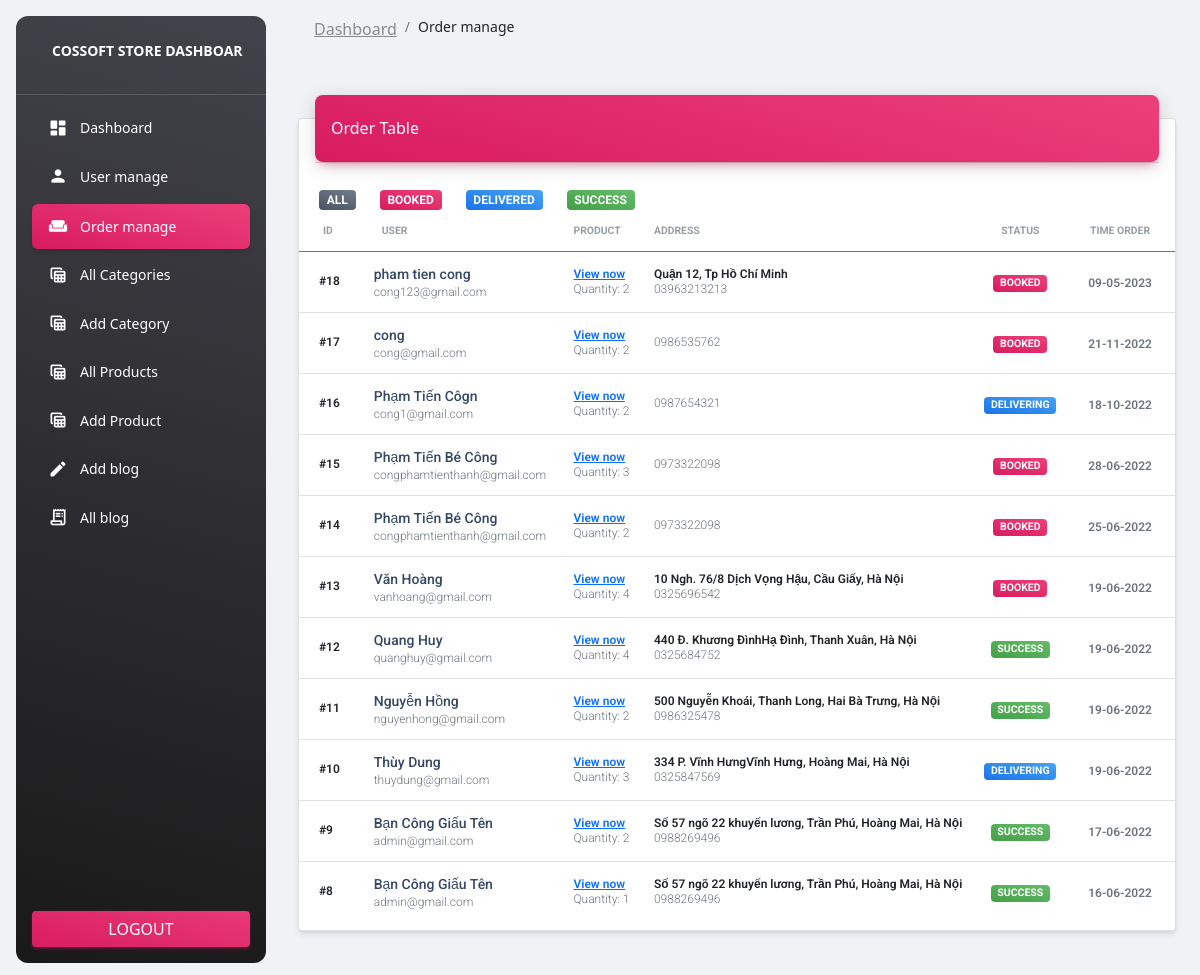
/souceCode/admin/order.php (signed in), run on the app's committed database.
### tables this page shows
CREATE TABLE `orders` (
  `id` bigint(20) NOT NULL,
  `user_id` int(11) NOT NULL,
  `status` int(11) NOT NULL DEFAULT '2',
  `created_at` timestamp NOT NULL DEFAULT CURRENT_TIMESTAMP
);

CREATE TABLE `users` (
  `id` int(11) NOT NULL,
  `name` varchar(191) NOT NULL,
  `email` varchar(191) NOT NULL,
  `phone` varchar(15) NOT NULL,
  `address` varchar(191) DEFAULT NULL,
  `password` varchar(191) NOT NULL,
  `role_as` tinyint(4) NOT NULL DEFAULT '0',
  `creat_at` timestamp NOT NULL DEFAULT CURRENT_TIMESTAMP
);

### souceCode/functions/myfunctions.php (called while the page is built, shortened)
<?php
include("../config/dbcon.php");
function getAllOrder($type = -1){
    global $conn;
    $getStatus = "1,2,3,4";
    $query =    "SELECT `orders`.*,COUNT(`order_detail`.`id`) as`quantity`,
                `users`.`name`,`users`.`email`,`users`.`phone`,`users`.`address` FROM`orders`
                JOIN `users` ON `orders`.`user_id` = `users`.`id`
                LEFT JOIN `order_detail` ON `order_detail`.`order_id` = `orders`.`id`
                WHERE`orders`.`status` IN($getStatus)
                GROUP BY `orders`.`id`
                ORDER BY `orders`.`id` DESC";
    return $query_run= mysqli_query($conn, $query);
}
?>

### souceCode/admin/order.php (the view, shortened to what this page needs)
<?php
include("../admin/includes/header.php");
$type = -1;
$orders = getAllOrder($type);
?>
<body>
    <div class="container-fluid">
        <div class="row">
            <div class="col-12">
                <div class="card my-4">
                    <div class="card-header p-0 position-relative mt-n4 mx-3 z-index-2">
                        <div class="bg-gradient-primary shadow-primary border-radius-lg pt-4 pb-3">
                            <h6 class="text-white text-capitalize ps-3">Order table</h6>
                        </div>
                    </div>
                    <div class="card-body px-0 pb-2">
                        <div class="table-responsive p-0">
                            <a href='./order.php' style="margin-left: 20px"><span class="badge badge-sm bg-gradient-secondary">All</span></a>
                            <a href='./order.php?type=2' style="margin-left: 20px"><span class="badge badge-sm bg-gradient-primary">Booked</span></a>
                            <a href='./order.php?type=3' style="margin-left: 20px"><span class='badge badge-sm bg-gradient-info'>Delivered</span></a>
                            <a href='./order.php?type=4' style="margin-left: 20px"><span class="badge badge-sm bg-gradient-success">Success</span></a>
                            <table class="table align-items-center mb-0">
                                <thead>
                                    <tr>
                                        <th class="text-uppercase text-secondary text-xxs font-weight-bolder opacity-7">ID</th>
                                        <th class="text-uppercase text-secondary text-xxs font-weight-bolder opacity-7">User</th>
                                        <th class="text-uppercase text-secondary text-xxs font-weight-bolder opacity-7 ps-2">Product</th>
                                        <th class="text-uppercase text-secondary text-xxs font-weight-bolder opacity-7 ps-2">Address</th>
                                        <th class="text-center text-uppercase text-secondary text-xxs font-weight-bolder opacity-7">Status</th>
                                        <th class="text-center text-uppercase text-secondary text-xxs font-weight-bolder opacity-7">Time order</th>
                                    </tr>
                                </thead>
                                <tbody>
                                <?php
                                foreach($orders as $order)
                                {
                                ?>
                                    <tr>
                                        <td>
                                            <p class="text-xs font-weight-bold mb-0">&nbsp &nbsp #<?= $order['id'] ?></p>
                                        </td>
                                        <td>
                                            <div class="d-flex px-2 py-1">
                                                <div class="d-flex flex-column justify-content-center">
                                                    <h6 class="mb-0 text-sm"><?= $order['name'] ?></h6>
                                                    <p class="text-xs text-secondary mb-0"><?= $order['email'] ?></p>
                                                </div>
                                            </div>
                                        </td>
                                        <td>
                                            <p class="text-xs font-weight-bold mb-0">
                                                <a href="./order-detail.php?id_order=<?= $order['id'] ?>">View now</a>
                                            </p>
                                            <p class="text-xs text-secondary mb-0">Quantity: <?= $order['quantity'] ?></p>
                                        </td>
                                        <td>
                                            <p class="text-xs font-weight-bold mb-0"><?= $order['address'] ?></p>
                                            <p class="text-xs text-secondary mb-0"><?= $order['phone'] ?></p>
                                        </td>
                                        <td class="align-middle text-center text-sm">
                                            <?php
                                                if ($order['status'] == 2){
                                                    echo '<span class="badge badge-sm bg-gradient-primary">Booked</span>';
                                                }else if ($order['status'] == 3){
                                                    echo '<span class="badge badge-sm bg-gradient-info">Delivering</span>';
                                                }else if ($order['status'] == 4){
                                                    echo '<span class="badge badge-sm bg-gradient-success">Success</span>';
                                                }
                                            ?>
                                        </td>
                                        <td class="align-middle text-center">
                                            <span class="text-secondary text-xs font-weight-bold">
                                                <?= date('d-m-Y', strtotime($order['created_at'])); ?>
                                            </span>
                                        </td>
                                    </tr>
                                <?php
                                }
                                ?>
                                </tbody>
                            </table>
                        </div>
                    </div>
                </div>
            </div>
        </div>
    </div>
</body>

### data on the page
orders: id "18", user.name "pham tien cong", user.email "cong123@gmail.com", quantity "2", user.address "Quận 12, Tp Hồ Chí Minh", user.phone "03963213213", status "BOOKED", created_at "09-05-2023"
orders: id "17", user.name "cong", user.email "cong@gmail.com", quantity "2", user.phone "0986535762", status "BOOKED", created_at "21-11-2022"
orders: id "16", user.name "Phạm Tiến Côgn", user.email "cong1@gmail.com", quantity "2", user.phone "0987654321", status "DELIVERING", created_at "18-10-2022"
orders: id "15", user.name "Phạm Tiến Bé Công", user.email "congphamtienthanh@gmail.com", quantity "3", user.phone "0973322098", status "BOOKED", created_at "28-06-2022"
orders: id "14", user.name "Phạm Tiến Bé Công", user.email "congphamtienthanh@gmail.com", quantity "2", user.phone "0973322098", status "BOOKED", created_at "25-06-2022"
orders: id "13", user.name "Văn Hoàng", user.email "vanhoang@gmail.com", quantity "4", user.address "10 Ngh. 76/8 Dịch Vọng Hậu, Cầu Giấy, Hà Nội", user.phone "0325696542", status "BOOKED", created_at "19-06-2022"
orders: id "12", user.name "Quang Huy", user.email "quanghuy@gmail.com", quantity "4", user.address "440 Đ. Khương ĐìnhHạ Đình, Thanh Xuân, Hà Nội", user.phone "0325684752", status "SUCCESS", created_at "19-06-2022"
orders: id "11", user.name "Nguyễn Hồng", user.email "nguyenhong@gmail.com", quantity "2", user.address "500 Nguyễn Khoái, Thanh Long, Hai Bà Trưng, Hà Nội", user.phone "0986325478", status "SUCCESS", created_at "19-06-2022"
orders: id "10", user.name "Thùy Dung", user.email "thuydung@gmail.com", quantity "3", user.address "334 P. Vĩnh HưngVĩnh Hưng, Hoàng Mai, Hà Nội", user.phone "0325847569", status "DELIVERING", created_at "19-06-2022"
orders: id "9", user.name "Bạn Công Giấu Tên", user.email "admin@gmail.com", quantity "2", user.address "Số 57 ngõ 22 khuyến lương, Trần Phú, Hoàng Mai, Hà Nội", user.phone "0988269496", status "SUCCESS", created_at "17-06-2022"
orders: id "8", user.name "Bạn Công Giấu Tên", user.email "admin@gmail.com", quantity "1", user.address "Số 57 ngõ 22 khuyến lương, Trần Phú, Hoàng Mai, Hà Nội", user.phone "0988269496", status "SUCCESS", created_at "16-06-2022"
